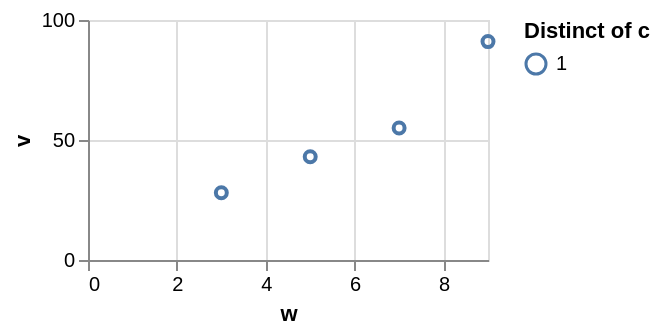

Write the Vega-Lite specification saved for this chart.
### Vega-Lite specification from a JSON file in a GitHub repository (floating-point values rounded to 4 significant figures)
{"$schema": "https://vega.github.io/schema/vega-lite/v6.json", "width": 200, "height": 120, "data": {"values": [{"c": "alpha", "v": 28, "w": 3, "t": "2024-01-07"}, {"c": "beta", "v": 55, "w": 7, "t": "2024-03-19"}, {"c": "gamma", "v": 43, "w": 5, "t": "2024-06-02"}, {"c": "delta", "v": 91, "w": 9, "t": "2024-09-11"}]}, "mark": {"type": "point"}, "encoding": {"x": {"field": "w", "type": "quantitative"}, "y": {"field": "v", "type": "quantitative"}, "shape": {"field": "c", "type": "nominal", "aggregate": "distinct"}}}
